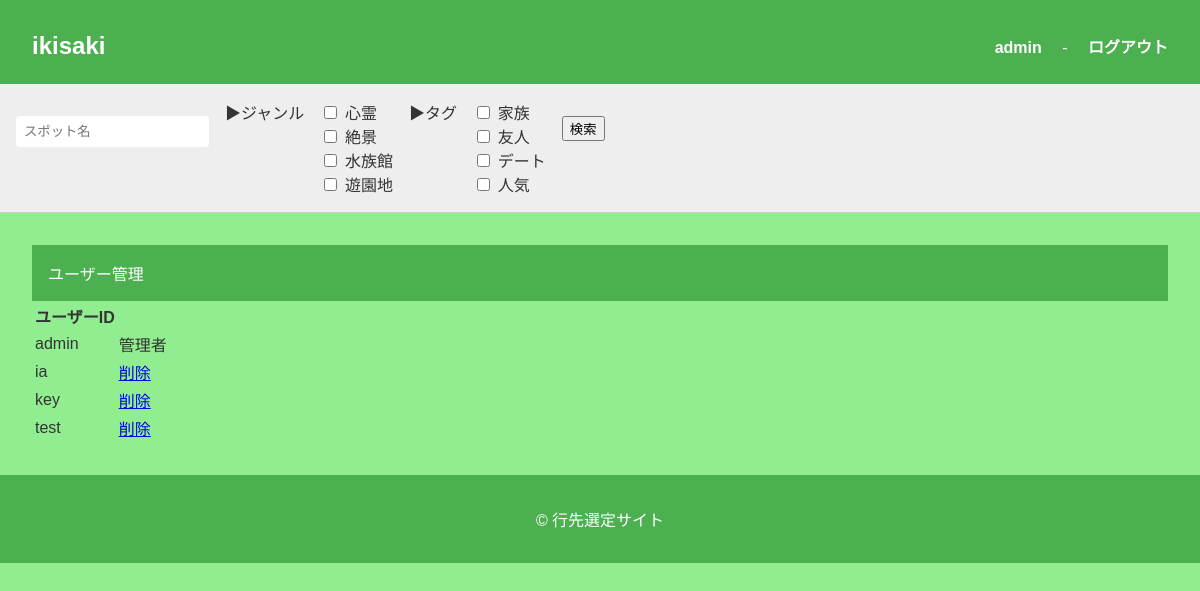
The page /user/list (signed in) on the database its author committed.
### apps/ikisaki/models.py (models this page shows, shortened)
class User(db.Model, UserMixin):
    __tablename__ = "user"
    user_id = db.Column(db.String, primary_key=True, unique=True, nullable=False)
    password_hash = db.Column(db.String, nullable=False)
    schedules = db.relationship("Schedule", back_populates="user", cascade="all, delete-orphan")
    @property
    def password(self):
        raise AttributeError("読み取り不可")

### apps/ikisaki/views/auth.py (the view)
@ikisaki.route("/user/list", methods=["GET"])
@login_required
def user_list():
	ssform = SpotSearchForm()
	if not is_admin(current_user.user_id):
		return redirect(url_for("ikisaki.index"))
	users = User.query.order_by().all()
	return render_template(
		"ikisaki/user_list.html",
		ssform=ssform,
		users=users,
	)

### apps/ikisaki/forms.py
class SpotSearchForm(FlaskForm):
	name = StringField(
		"スポット名",
	)
	submit = SubmitField("検索")

### apps/app.py (called while the page is built)
@login_manager.user_loader
def load_user(user_id):
    from apps.ikisaki.models import User
    try:
        return User.query.get(user_id)
    except ValueError:
        return None

### apps/ikisaki/utils.py (called while the page is built)
def is_admin(user_id):
	return (user_id in current_app.config["ADMIN_USER_ID"])

### apps/ikisaki/templates/ikisaki/user_list.html (shortened to what this page needs)
{% extends "ikisaki/base.html" %}
{% block content %}
<div class="mx-auto dt-auth-main">
  <div class="card dt-auth-signup">
    <header>ユーザー管理</header>
    <section>
		<table>
		<tr>
			<th>ユーザーID</th>
			<th></th>
		</tr>
		{% for u in users %}
		<tr>
			<td>{{ u.user_id }}</td>
			<td>
			{% if u.user_id in config["ADMIN_USER_ID"] %}
				管理者
			{% else %}
				<a href="{{ url_for('ikisaki.user_delete', user_id=u.user_id) }}" onclick="return confirm('本当に削除しますか？');">
					削除
				</a>
			{% endif %}
			</td>
		</tr>
		{% endfor %}
		</table>
    </section>
  </div>
</div>
{% endblock %}

### apps/ikisaki/templates/ikisaki/base.html (shortened to what this page needs)
<!DOCTYPE html>
<html lang="ja">
<head>
    <link rel="stylesheet" href="{{ url_for('static', filename='css/home.css') }}">
</head>
<body>
    <header>
        <div class="header-container">
            <h1><a href="{{url_for('ikisaki.index')}}" class="spotpost-button">ikisaki</a></h1>
            {% if current_user.is_authenticated %}
                <div>
                    <span><a href="{{url_for('ikisaki.user_update')}}" class="spotpost-button">{{ current_user.user_id }}</a></span> -
                    <span><a href="{{ url_for('ikisaki.logout') }}" class="spotpost-button">ログアウト</a></span>
                </div>
            {% endif %}
        </div>
    </header>
    <nav class="genre-filter">
        {% if current_user.is_authenticated %}
            <form
                action="{{url_for('ikisaki.spot_search')}}"
                method="POST"
                enctype="multipart/form-data"
                novalidate="novalidate"
                class="search-form"
                >
                <p>{{ssform.name(value=name_kw, placeholder="スポット名")}}</p>
                <div>▶ジャンル</div>
                <div id="genre_ids">
                    {% for gid, gname in config["SPOT_LIST"].items() %}
                    {% set gid_str = gid|string %}
                    <label>
                        <input type="checkbox" name="genre_ids" value="{{ gid }}" {% if gid_str in genre_ids %}checked{% endif %}> {{ gname }}
                    </label>
                    {% endfor %}
                </div>
                <div>▶タグ</div>
                <div id="tags">
                    {% for tag in config["TAG_LIST"] %}
                    <label>
                        <input type="checkbox" name="tags" value="{{ tag }}" {% if tag in tags %}checked{% endif %}> {{ tag }}
                    </label>
                    {% endfor %}
                </div>
                <p>{{ssform.submit()}}</p>
            </form>
        {% endif %}
    </nav>
    <main>
        {% block content %}{% endblock %}
    </main>
    <footer>
        <p>&copy; 行先選定サイト</p>
    </footer>
</body></html>

### apps/static/css/home.css (style rules this page uses)
body { font-family: 'Helvetica', 'Arial', sans-serif; margin: 0; padding: 0; background-color: #f9f9f9; color: #333; }
header { background-color: #4CAF50; color: white; padding: 1rem; }
.header-container { display: flex; justify-content: space-between; align-items: center; }
.header-container h1 { margin: 0; font-size: 1.5rem; }
.search-form { display: flex; gap: 0.5rem; }
.search-form input[type="text"] { padding: 0.5rem; border: none; border-radius: 4px; }
.genre-filter { background-color: #eee; padding: 1rem; border-bottom: 1px solid #ccc; }
.genre-filter form { display: flex; flex-wrap: wrap; gap: 1rem; }
.genre-filter label { display: flex; align-items: center; gap: 0.3rem; }
main { padding: 2rem; }
footer { background-color: #4CAF50; color: white; text-align: center; padding: 1rem; position: relative; bottom: 0; }
.spotpost-button { display: inline-block; padding: 0.5rem 1rem; background-color: #4CAF50; color: white; text-decoration: none; border-radius: 4px; font-weight: bold; margin-top: 0.5rem; }
body { background-color: lightgreen; }

### rows shown on the page
User: user_id "admin", shows "管理者"
User: user_id "ia"
User: user_id "key"
User: user_id "test"

### other values the page prints
{{ gname }} "心霊" "絶景" "水族館" "遊園地"
{{ tag }} "家族" "友人" "デート" "人気"
